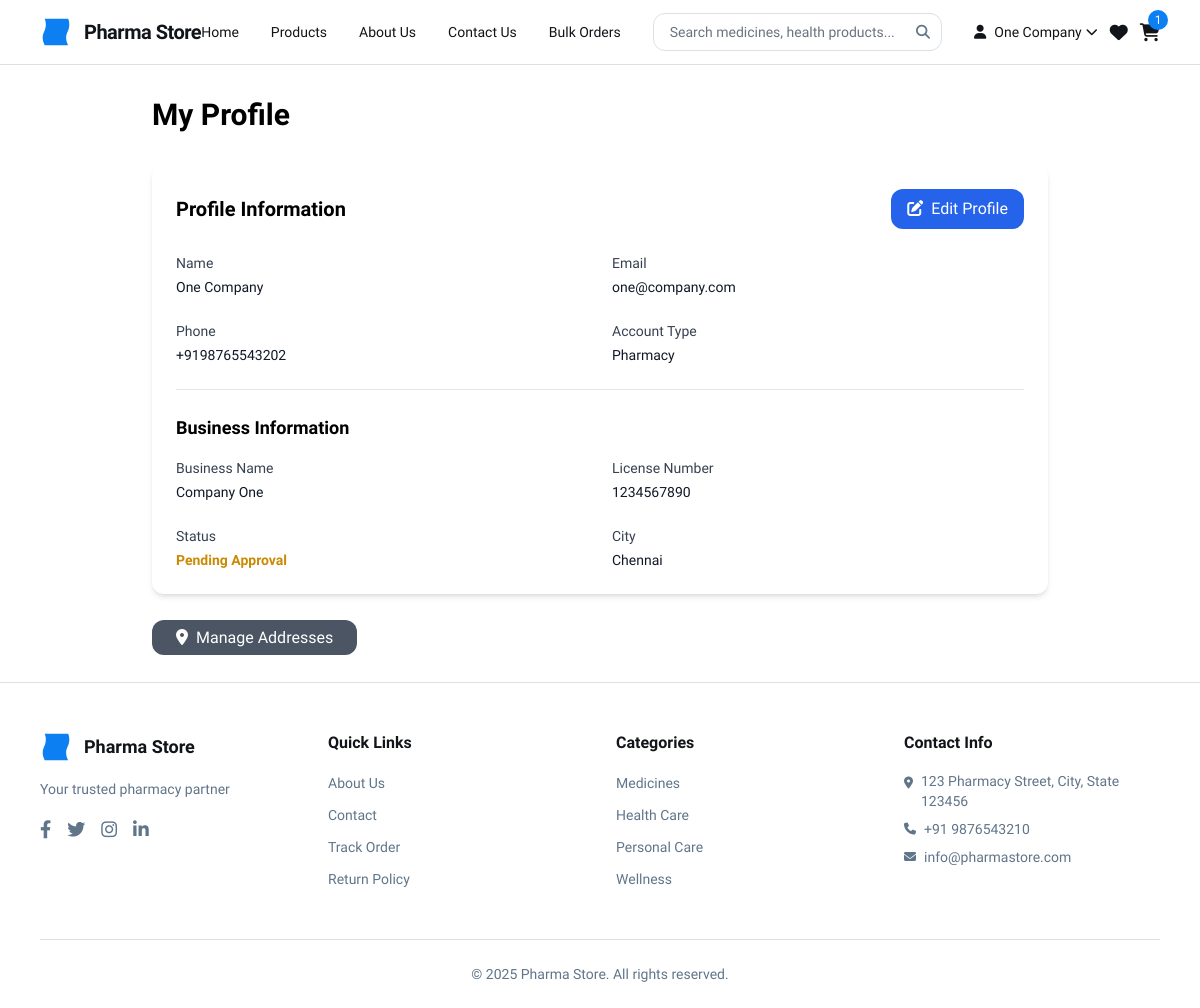
The app's page /accounts/profile/ (signed in) with its own data.
### apps/accounts/models.py (models this page shows, shortened)
class CustomUser(AbstractUser):
    USER_TYPE_CHOICES = [
        ('PATIENT', 'Patient'),
        ('PHARMACY', 'Pharmacy'),
        ('ADMIN', 'Admin'),
    ]
    username = None  # Remove username field
    email = models.EmailField(_('email address'), unique=True)
    user_type = models.CharField(max_length=10, choices=USER_TYPE_CHOICES, default='PATIENT')
    phone_number = models.CharField(
        max_length=15,
        blank=True,
        validators=[RegexValidator(regex=r'^\+?1?\d{9,15}$', message="Phone number must be entered in the format: '+999999999'. Up to 15 digits allowed.")]
    )
    is_verified = models.BooleanField(default=False)
    verification_token = models.CharField(max_length=100, blank=True)
    USERNAME_FIELD = 'email'
    REQUIRED_FIELDS = []
    objects = CustomUserManager()
    class Meta:
        verbose_name = _('User')
        verbose_name_plural = _('Users')
    def get_full_name(self):
        full_name = f'{self.first_name} {self.last_name}'
        return full_name.strip()

class PharmacyProfile(TimeStampedModel):
    user = models.OneToOneField(CustomUser, on_delete=models.CASCADE, related_name='pharmacy_profile')
    business_name = models.CharField(max_length=200)
    license_number = models.CharField(max_length=50, unique=True)
    gst_number = models.CharField(max_length=15, blank=True)
    business_address = models.TextField()
    city = models.CharField(max_length=100)
    state = models.CharField(max_length=100)
    pincode = models.CharField(max_length=6)
    license_document = models.TextField(blank=True)  # Base64 encoded document
    gst_certificate = models.TextField(blank=True)  # Base64 encoded document
    is_approved = models.BooleanField(default=False)
    approved_by = models.ForeignKey(
        CustomUser,
        on_delete=models.SET_NULL,
        null=True,
        blank=True,
        related_name='approved_pharmacies'
    )
    approved_at = models.DateTimeField(null=True, blank=True)
    credit_limit = models.DecimalField(max_digits=10, decimal_places=2, default=0)
    credit_used = models.DecimalField(max_digits=10, decimal_places=2, default=0)
    class Meta:
        verbose_name = _('Pharmacy Profile')
        verbose_name_plural = _('Pharmacy Profiles')

### apps/cart/models.py (models this page shows, shortened)
class Cart(TimeStampedModel):
    user = models.OneToOneField(
        User,
        on_delete=models.CASCADE,
        null=True,
        blank=True,
        related_name='cart'
    )
    session_key = models.CharField(max_length=40, null=True, blank=True)
    class Meta:
        verbose_name = "Cart"
        verbose_name_plural = "Carts"
    @property
    def total_items(self):
        return sum(item.quantity for item in self.items.all())

class CartItem(TimeStampedModel):
    cart = models.ForeignKey(Cart, on_delete=models.CASCADE, related_name='items')
    product = models.ForeignKey(Product, on_delete=models.CASCADE)
    quantity = models.PositiveIntegerField(default=1)
    price = models.DecimalField(max_digits=10, decimal_places=2)  # Price at time of adding
    class Meta:
        verbose_name = "Cart Item"
        verbose_name_plural = "Cart Items"
        unique_together = ['cart', 'product']

### apps/accounts/views.py (the view)
# urls.py: path('profile/', views.ProfileView.as_view(), name='profile'),
class ProfileView(LoginRequiredMixin, DetailView):
    model = CustomUser
    template_name = 'accounts/profile.html'
    context_object_name = 'profile_user'
    login_url = '/accounts/login/'
    def get_object(self):
        return self.request.user
    def get_context_data(self, **kwargs):
        context = super().get_context_data(**kwargs)
        user = self.request.user
        context['addresses'] = user.addresses.all()
        context['profile_form'] = ProfileUpdateForm(instance=user)
        if user.user_type == 'PATIENT':
            context['patient_profile'] = user.patient_profile
        elif user.user_type == 'PHARMACY':
            context['pharmacy_profile'] = user.pharmacy_profile
        return context

### apps/accounts/forms.py
class ProfileUpdateForm(forms.ModelForm):
    class Meta:
        model = CustomUser
        fields = ['first_name', 'last_name', 'phone_number']
        widgets = {
            'first_name': forms.TextInput(attrs={
                'class': 'w-full px-3 py-2 border border-gray-300 rounded-lg focus:outline-none focus:border-blue-500'
            }),
            'last_name': forms.TextInput(attrs={
                'class': 'w-full px-3 py-2 border border-gray-300 rounded-lg focus:outline-none focus:border-blue-500'
            }),
            'phone_number': forms.TextInput(attrs={
                'class': 'w-full px-3 py-2 border border-gray-300 rounded-lg focus:outline-none focus:border-blue-500'
            }),
        }

### apps/core/context_processors.py (called while the page is built)
def site_settings(request):
    settings_dict = {}
    try:
        settings = SiteConfiguration.objects.filter(is_active=True)
        for setting in settings:
            settings_dict[setting.key] = setting.value
    except:
        pass
    return {
        'site_settings': settings_dict,
        'site_name': settings_dict.get('site_name', 'Pharma Store'),
        'site_tagline': settings_dict.get('site_tagline', 'Your trusted pharmacy partner'),
        'contact_email': settings_dict.get('contact_email', 'info@pharmastore.com'),
        'contact_phone': settings_dict.get('contact_phone', '+91 9876543210'),
    }

def navigation_context(request):
    from apps.products.models import Category
    try:
        categories = Category.objects.filter(is_active=True, parent=None)[:6]
    except:
        categories = []
    navigation = {
        'main_menu': [
            {'name': 'Home', 'url': '/', 'active': request.resolver_match.url_name == 'home'},
            {'name': 'Products', 'url': '/products/', 'active': 'products' in request.path},
            {'name': 'About', 'url': '/about/', 'active': request.resolver_match.url_name == 'about'},
            {'name': 'Contact', 'url': '/contact/', 'active': request.resolver_match.url_name == 'contact'},
        ],
        'categories': categories
    }
    return {'navigation': navigation}

### templates/accounts/profile.html (shortened to what this page needs)
{% extends 'base.html' %}
{% block content %}
<div class="container mx-auto px-4 py-8">
    <div class="max-w-4xl mx-auto">
        <h1 class="text-3xl font-bold mb-8">My Profile</h1>
        <div class="bg-white rounded-lg shadow-md p-6">
            <div class="flex items-center justify-between mb-6">
                <h2 class="text-xl font-semibold">Profile Information</h2>
                <a href="{% url 'accounts:profile_edit' %}" class="bg-blue-600 text-white px-4 py-2 rounded-lg hover:bg-blue-700">
                    <i class="fas fa-edit mr-2"></i>Edit Profile
                </a>
            </div>
            <div class="grid grid-cols-1 md:grid-cols-2 gap-6">
                <div>
                    <label class="block text-sm font-medium text-gray-700">Name</label>
                    <p class="mt-1 text-sm text-gray-900">{{ profile_user.get_full_name|default:"Not provided" }}</p>
                </div>
                <div>
                    <label class="block text-sm font-medium text-gray-700">Email</label>
                    <p class="mt-1 text-sm text-gray-900">{{ profile_user.email }}</p>
                </div>
                <div>
                    <label class="block text-sm font-medium text-gray-700">Phone</label>
                    <p class="mt-1 text-sm text-gray-900">{{ profile_user.phone_number|default:"Not provided" }}</p>
                </div>
                <div>
                    <label class="block text-sm font-medium text-gray-700">Account Type</label>
                    <p class="mt-1 text-sm text-gray-900">{{ profile_user.get_user_type_display }}</p>
                </div>
            </div>
            {% if user.user_type == 'PHARMACY' and pharmacy_profile %}
                <div class="mt-6 border-t pt-6">
                    <h3 class="text-lg font-semibold mb-4">Business Information</h3>
                    <div class="grid grid-cols-1 md:grid-cols-2 gap-6">
                        <div>
                            <label class="block text-sm font-medium text-gray-700">Business Name</label>
                            <p class="mt-1 text-sm text-gray-900">{{ pharmacy_profile.business_name }}</p>
                        </div>
                        <div>
                            <label class="block text-sm font-medium text-gray-700">License Number</label>
                            <p class="mt-1 text-sm text-gray-900">{{ pharmacy_profile.license_number }}</p>
                        </div>
                        <div>
                            <label class="block text-sm font-medium text-gray-700">Status</label>
                            <p class="mt-1 text-sm">
                                {% if pharmacy_profile.is_approved %}
                                    <span class="text-green-600 font-semibold">Approved</span>
                                {% else %}
                                    <span class="text-yellow-600 font-semibold">Pending Approval</span>
                                {% endif %}
                            </p>
                        </div>
                        <div>
                            <label class="block text-sm font-medium text-gray-700">City</label>
                            <p class="mt-1 text-sm text-gray-900">{{ pharmacy_profile.city }}</p>
                        </div>
                    </div>
                </div>
            {% endif %}
        </div>
        <div class="mt-8">
            <a href="{% url 'accounts:address_list' %}" class="bg-gray-600 text-white px-6 py-2 rounded-lg hover:bg-gray-700">
                <i class="fas fa-map-marker-alt mr-2"></i>Manage Addresses
            </a>
        </div>
    </div>
</div>
{% endblock %}

### templates/partials/header.html (shortened to what this page needs)
<header class="bg-white border-b border-border-light sticky top-0 z-50">
    <div class="mx-auto px-6 lg:px-10">
        <div class="flex items-center justify-between h-16">
            <div class="flex items-center gap-3">
                <div class="w-8 h-8 text-primary-500">
                    <svg viewBox="0 0 48 48" fill="none" xmlns="http://www.w3.org/2000/svg">
                        <path
                            d="M42.4379 44C42.4379 44 36.0744 33.9038 41.1692 24C46.8624 12.9336 42.2078 4 42.2078 4L7.01134 4C7.01134 4 11.6577 12.932 5.96912 23.9969C0.876273 33.9029 7.27094 44 7.27094 44L42.4379 44Z"
                            fill="currentColor"
                        ></path>
                    </svg>
                </div>
                <a href="{% url 'core:home' %}">
                    <h2 class="text-text-primary text-xl font-bold leading-tight tracking-tight">{{ site_name }}</h2>
                </a>
            </div>
            <div class="hidden lg:flex items-center gap-8">
                <a class="text-text-primary text-sm font-medium hover:text-primary-500 transition-colors" href="{% url 'core:home' %}">Home</a>
                <a class="text-text-primary text-sm font-medium hover:text-primary-500 transition-colors" href="{% url 'products:catalog' %}">Products</a>
                <a class="text-text-primary text-sm font-medium hover:text-primary-500 transition-colors" href="{% url 'core:about' %}">About Us</a>
                <a class="text-text-primary text-sm font-medium hover:text-primary-500 transition-colors" href="{% url 'core:contact' %}">Contact Us</a>
                {% if user.is_authenticated and user.user_type == 'PHARMACY' %}
                <a class="text-text-primary text-sm font-medium hover:text-primary-500 transition-colors" href="#">Bulk Orders</a>
                {% endif %}
            </div>
            <div class="hidden md:flex flex-1 max-w-md mx-8">
                <div class="relative w-full">
                    <form method="get" action="{% url 'products:search' %}">
                        <input type="text"
                               name="q"
                               placeholder="Search medicines, health products..."
                               class="w-full px-4 py-2 border border-border-light rounded-lg focus:outline-none focus:ring-2 focus:ring-primary-500 focus:border-transparent text-sm">
                        <button type="submit" class="absolute right-3 top-1/2 transform -translate-y-1/2 text-text-secondary hover:text-primary-500 transition-colors">
                            <i class="fas fa-search text-sm"></i>
                        </button>
                    </form>
                </div>
            </div>
            <div class="flex items-center gap-3">
                {% if user.is_authenticated %}
                    <div class="relative group">
                        <button class="flex items-center text-text-primary hover:text-primary-500 focus:outline-none text-sm font-medium">
                            <i class="fas fa-user mr-2"></i>
                            <span class="hidden sm:inline">{{ user.get_full_name|default:user.email|truncatechars:15 }}</span>
                            <i class="fas fa-chevron-down ml-1 text-xs"></i>
                        </button>
                    </div>
                    <a href="{% url 'cart:wishlist' %}" class="text-text-primary hover:text-primary-500 transition-colors">
                        <i class="fas fa-heart text-lg"></i>
                    </a>
                    <a href="{% url 'cart:cart' %}" class="relative text-text-primary hover:text-primary-500 transition-colors">
                        <i class="fas fa-shopping-cart text-lg"></i>
                        <span class="absolute -top-2 -right-2 bg-primary-500 text-white text-xs rounded-full h-5 w-5 flex items-center justify-center">
                            {{ user.cart.total_items|default:0 }}
                        </span>
                    </a>
                {% endif %}
            </div>
        </div>
    </div>
</header>

### static/css/custom.css (style rules this page uses)
html { scroll-behavior: smooth; }

### records on screen
CustomUser: get_full_name "One Company", cart.total_items "1", email "one@company.com", phone_number "+9198765543202", user_type "Pharmacy"
PharmacyProfile: business_name "Company One", license_number "1234567890", city "Chennai"

### other values on screen
{{ site_name }} "Pharma Store"
{{ site_tagline }} "Your trusted pharmacy partner"
{{ contact_phone }} "+91 9876543210"
{{ contact_email }} "info@pharmastore.com"
